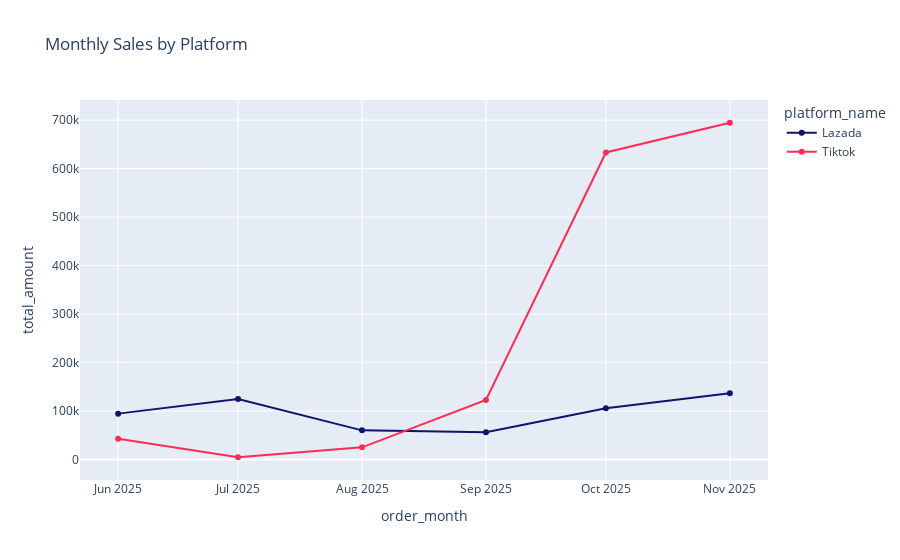

Source (notebook cell):
### Code cell
sales_by_month = df_orders.groupby(['order_month', 'platform_name'])['total_amount'].sum().reset_index()


fig = px.line(
    sales_by_month,
    x='order_month',
    y='total_amount',
    color='platform_name',
    title='Monthly Sales by Platform',
    color_discrete_map=platform_color,
    markers=True
)

fig.show()

### Figure 1 — Plotly figure (JSON) as saved in the notebook; plotly's stock layout.template omitted (floating-point values rounded to 4 significant figures)
{"data": [{"hovertemplate": "platform_name=Lazada<br>order_month=%{x}<br>total_amount=%{y}<extra></extra>", "legendgroup": "Lazada", "line": {"color": "#0f146d", "dash": "solid"}, "marker": {"symbol": "circle"}, "mode": "lines+markers", "name": "Lazada", "orientation": "v", "showlegend": true, "type": "scatter", "x": ["2025-06", "2025-07", "2025-08", "2025-09", "2025-10", "2025-11"], "xaxis": "x", "y": [94800.0, 125100.0, 60340.0, 56560.0, 106100.0, 136800.0], "yaxis": "y"}, {"hovertemplate": "platform_name=Tiktok<br>order_month=%{x}<br>total_amount=%{y}<extra></extra>", "legendgroup": "Tiktok", "line": {"color": "#FE2C55", "dash": "solid"}, "marker": {"symbol": "circle"}, "mode": "lines+markers", "name": "Tiktok", "orientation": "v", "showlegend": true, "type": "scatter", "x": ["2025-06", "2025-07", "2025-08", "2025-09", "2025-10", "2025-11"], "xaxis": "x", "y": [43010.0, 4864.0, 25340.0, 123100.0, 633300.0, 694600.0], "yaxis": "y"}], "layout": {"legend": {"title": {"text": "platform_name"}, "tracegroupgap": 0}, "title": {"text": "Monthly Sales by Platform"}, "xaxis": {"anchor": "y", "domain": [0, 1], "title": {"text": "order_month"}}, "yaxis": {"anchor": "x", "domain": [0, 1], "title": {"text": "total_amount"}}}}
